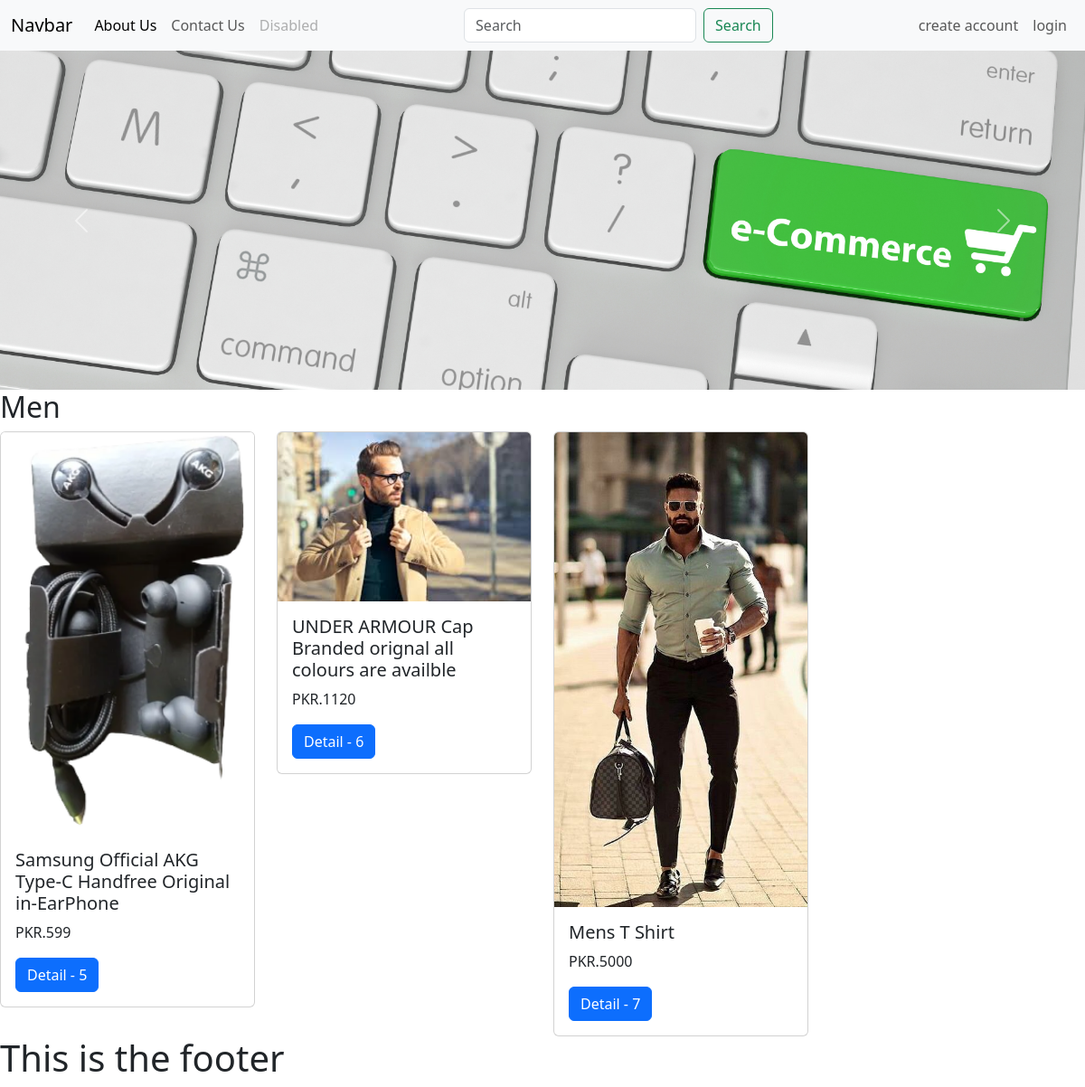
The page / on the database its author committed.
### carousel/models.py (models this page shows)
class Carousel(models.Model):
    caption = models.CharField(max_length=60)
    description = models.TextField()
    image = models.FileField(max_length=200, upload_to="carousel/", null=True)

### products/models.py (models this page shows)
class Products(models.Model):
    title = models.CharField(max_length=60)
    description = models.TextField()
    price = models.IntegerField()
    category = models.CharField(max_length=60)
    image = models.FileField(max_length=200, upload_to="products/", null=True)

### darimooch/views.py (the view)
# urls.py: 2. Add a URL to urlpatterns:  path('', views.home, name='home')
def home(request):
    productsData = Products.objects.all()
    carousel = Carousel.objects.all()
    print(productsData)
    data = {
        "products":productsData,
        "carousel":carousel
    }
    return render(request, 'index.html', data)

### templates/index.html (shortened to what this page needs)
{% load static %}
{% include 'header.html' %}
<div id="carouselExample" class="carousel slide">
    <div class="carousel-inner">
      {% for c in carousel %}
      <div class="carousel-item active">
        <img src="media/{{c.image}}" class="d-block w-100" alt="...">
      </div>
      {% endfor %}
    </div>
    <button class="carousel-control-prev" type="button" data-bs-target="#carouselExample" data-bs-slide="prev">
      <span class="carousel-control-prev-icon" aria-hidden="true"></span>
    </button>
    <button class="carousel-control-next" type="button" data-bs-target="#carouselExample" data-bs-slide="next">
      <span class="carousel-control-next-icon" aria-hidden="true"></span>
    </button>
  </div>
    <main>
        <h2>Men</h2>
        <div class="row">
            {% for product in products %}
                    <div class="col-md-3">
                        <div class="card">
                            <img src="media/{{product.image}}" class="card-img-top" alt="...">
                            <div class="card-body">
                            <h5 class="card-title">{{product.title}}</h5>
                            <p class="card-text">PKR.{{product.price}}</p>
                            <a href="{% url 'products' product.id %}" class="btn btn-primary">Detail - {{product.id}}</a>
                            </div>
                        </div>
                    </div>
            {% endfor %}
        </div>
    </main>
{% include 'footer.html' %}

### templates/header.html (shortened to what this page needs)
{% load static %}
<!DOCTYPE html>
<html lang="en">
<head>
    <link href="https://cdn.jsdelivr.net/npm/bootstrap@5.3.3/dist/css/bootstrap.min.css" rel="stylesheet">
    <link rel="stylesheet" href="{% static 'css/styles.css' %}">
</head>
<body>
    <header>
        <nav class="navbar navbar-expand-lg bg-body-tertiary">
            <div class="container-fluid">
              <a class="navbar-brand" href="{% url 'home' %}">Navbar</a>
              <div class="collapse navbar-collapse" id="navbarSupportedContent">
                <ul class="navbar-nav me-auto mb-2 mb-lg-0">
                  <li class="nav-item">
                    <a class="nav-link active" aria-current="page" href="{% url 'about' %}">About Us</a>
                  </li>
                  <li class="nav-item">
                    <a class="nav-link" href="#">Contact Us</a>
                  </li>
                  <li class="nav-item">
                    <a class="nav-link disabled" aria-disabled="true">Disabled</a>
                  </li>
                </ul>
                <form method="get" action="{% url 'search' %}" class="d-flex mx-auto" role="search">
                  <input class="form-control me-2" type="search" name="search" placeholder="Search" aria-label="Search">
                  <button class="btn btn-outline-success" type="submit">Search</button>
                </form>
                <ul class="navbar-nav ms-auto mb-2 mb-lg-0">
                  {% if user.is_authenticated %}
                  <li class="nav-item">
                    <a class="nav-link" href="#">Hi, {{user.username}}</a>
                  </li>
                    <li class="nav-item">
                      <a class="nav-link" href="{% url 'logout-user' %}">logout</a>
                    </li>
                  {% else %}
                    <li class="nav-item">
                      <a class="nav-link" href="{% url 'register' %}">create account</a>
                    </li>
                    <li class="nav-item">
                      <a class="nav-link" href="{% url 'login' %}">login</a>
                    </li>
                  {% endif %}
                </ul>
              </div>
            </div>
          </nav>
    </header>

### templates/footer.html (shortened to what this page needs)
<footer>
    <h1>This is the footer</h1>
</footer>
</body>
</html>

### rows shown on the page
Carousel: image (picture)
Products: image (picture), title "Samsung Official AKG Type-C Handfree Original in-EarPhone", price "599", id "5"
Products: image (picture), title "UNDER ARMOUR Cap Branded orignal all colours are availble", price "1120", id "6"
Products: image (picture), title "Mens T Shirt", price "5000", id "7"
